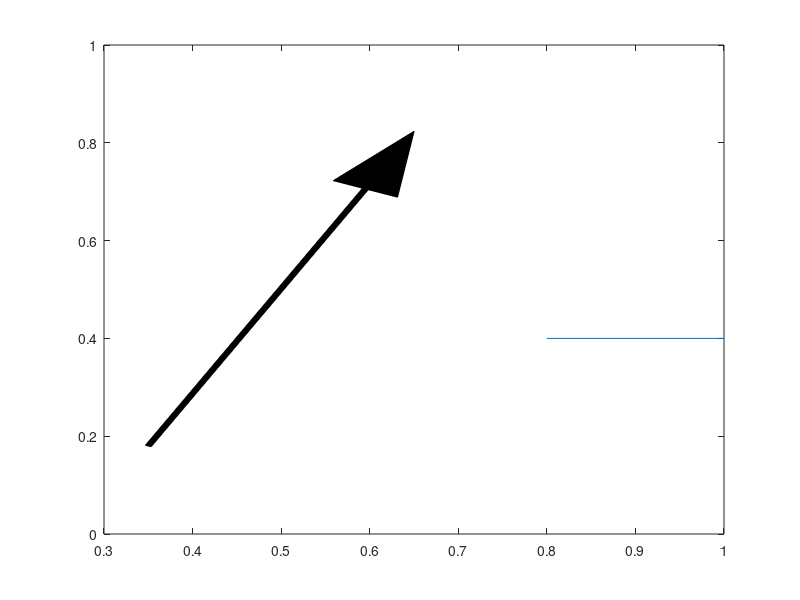

The MATLAB script that drew this image:



patch([0.2,0.8,0.85,0.85,0.8,0.2,0.15,0.15,0.2],...
[0.30,0.30,0.35,0.6,0.65,0.65,0.6,0.35,0.30],...
[0.9375,0.9375,0.9375])


plot([0.2,0.2076,0.2293,0.2617,0.3,0.3383,0.3707,0.3924,0.4],...
[0.4,0.4766,0.5414,0.5848,0.6,0.5848,0.5414,0.4766,0.4])
plot([0.4,0.4076,0.4293,0.4617,0.5,0.5383,0.5707,0.5924,0.6],...
[0.4,0.4766,0.5414,0.5848,0.6,0.5848,0.5414,0.4766,0.4])
plot([0.6,0.6076,0.6293,0.6617,0.7,0.7383,0.7707,0.7924,0.8],...
[0.4,0.4766,0.5414,0.5848,0.6,0.5848,0.5414,0.4766,0.4])


plot([0.2,0],[0.4,0.4])
plot([0.8,1],[0.4,0.4])


patch([0.3468,0.3532,0.5983,0.5919],[0.1815,0.1785,0.7042,0.7071],[0,0,0])
patch([0.5589,0.6314,0.6501],[0.7226,0.6888,0.8235],[0,0,0])